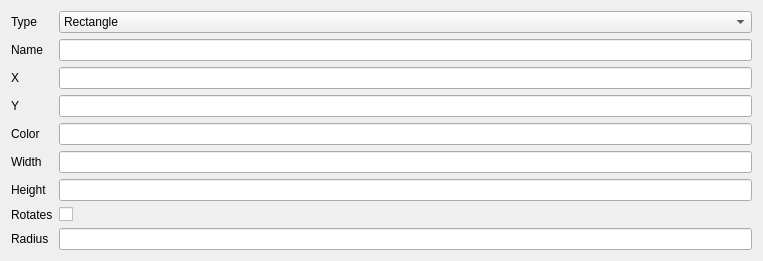
<?xml version="1.0" encoding="UTF-8"?>
<ui version="4.0">
 <class>Form</class>
 <widget class="QWidget" name="Form">
  <property name="geometry">
   <rect>
    <x>0</x>
    <y>0</y>
    <width>763</width>
    <height>239</height>
   </rect>
  </property>
  <property name="windowTitle">
   <string>Form</string>
  </property>
  <layout class="QGridLayout" name="gridLayout">
   <item row="0" column="0">
    <widget class="QLabel" name="label">
     <property name="text">
      <string>Type</string>
     </property>
    </widget>
   </item>
   <item row="0" column="1">
    <widget class="QComboBox" name="type_combo">
     <item>
      <property name="text">
       <string>Rectangle</string>
      </property>
     </item>
     <item>
      <property name="text">
       <string>Circle</string>
      </property>
     </item>
     <item>
      <property name="text">
       <string>Arc</string>
      </property>
     </item>
    </widget>
   </item>
   <item row="1" column="0">
    <widget class="QLabel" name="label_2">
     <property name="text">
      <string>Name</string>
     </property>
    </widget>
   </item>
   <item row="1" column="1">
    <widget class="QLineEdit" name="name_txt"/>
   </item>
   <item row="2" column="0">
    <widget class="QLabel" name="label_6">
     <property name="text">
      <string>X</string>
     </property>
    </widget>
   </item>
   <item row="2" column="1">
    <widget class="QLineEdit" name="x_txt"/>
   </item>
   <item row="3" column="0">
    <widget class="QLabel" name="label_7">
     <property name="text">
      <string>Y</string>
     </property>
    </widget>
   </item>
   <item row="3" column="1">
    <widget class="QLineEdit" name="y_txt"/>
   </item>
   <item row="4" column="0">
    <widget class="QLabel" name="color_lbl">
     <property name="text">
      <string>Color</string>
     </property>
    </widget>
   </item>
   <item row="4" column="1">
    <widget class="QLineEdit" name="color_txt"/>
   </item>
   <item row="5" column="0">
    <widget class="QLabel" name="width_lbl">
     <property name="text">
      <string>Width</string>
     </property>
    </widget>
   </item>
   <item row="5" column="1">
    <widget class="QLineEdit" name="width_txt"/>
   </item>
   <item row="6" column="0">
    <widget class="QLabel" name="height_lbl">
     <property name="text">
      <string>Height</string>
     </property>
    </widget>
   </item>
   <item row="6" column="1">
    <widget class="QLineEdit" name="height_txt"/>
   </item>
   <item row="7" column="0">
    <widget class="QLabel" name="rotates_lbl">
     <property name="text">
      <string>Rotates</string>
     </property>
    </widget>
   </item>
   <item row="7" column="1">
    <widget class="QCheckBox" name="rotates_box">
     <property name="text">
      <string/>
     </property>
    </widget>
   </item>
   <item row="8" column="0">
    <widget class="QLabel" name="radius_lbl">
     <property name="text">
      <string>Radius</string>
     </property>
    </widget>
   </item>
   <item row="8" column="1">
    <widget class="QLineEdit" name="radius_txt"/>
   </item>
  </layout>
 </widget>
 <resources/>
 <connections/>
</ui>
